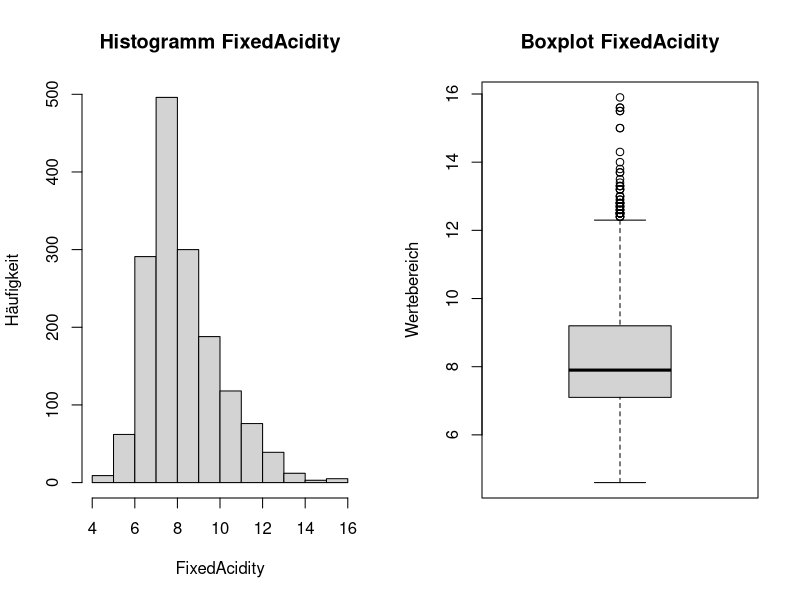
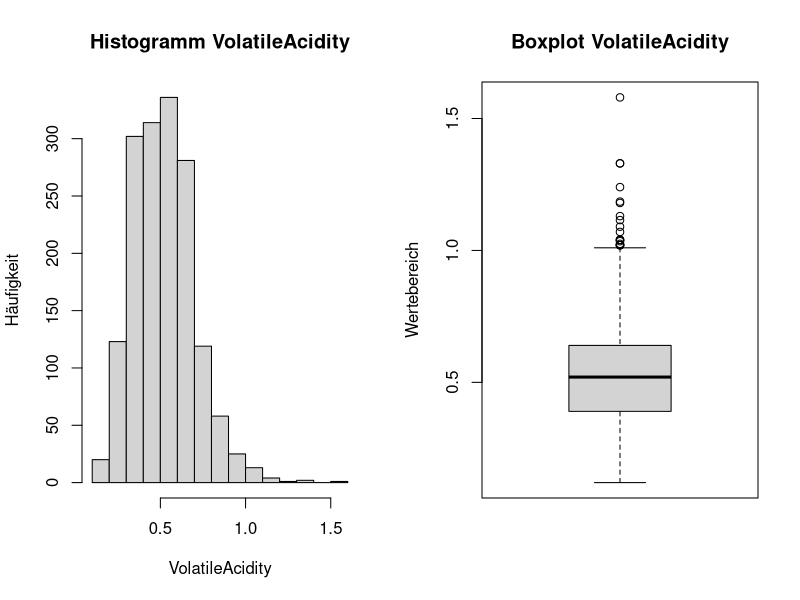
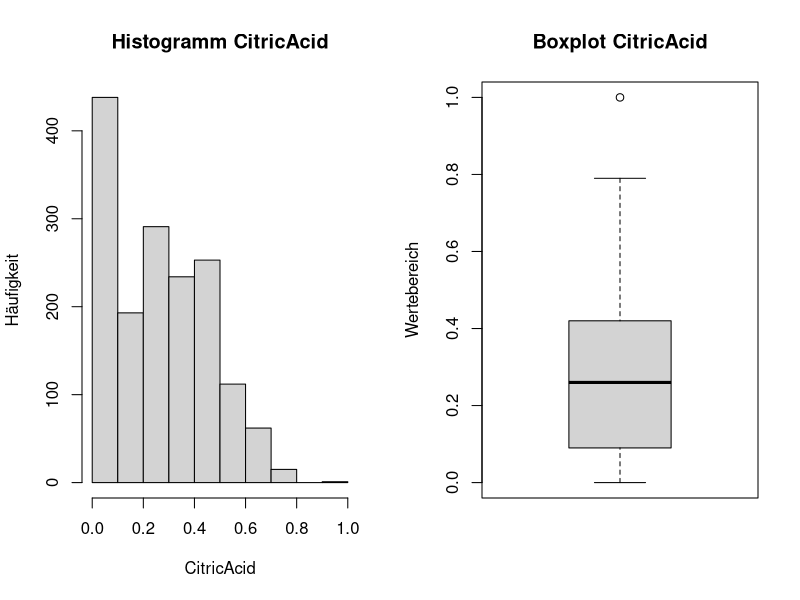
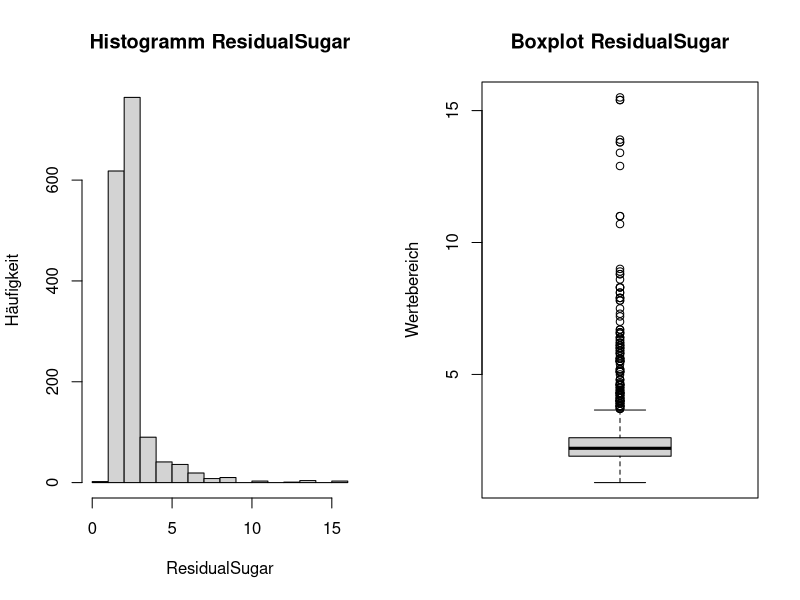
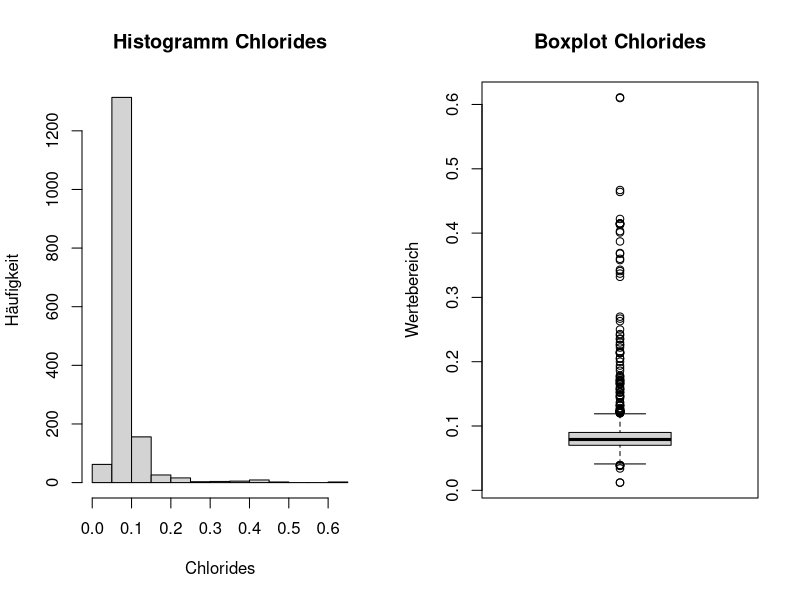
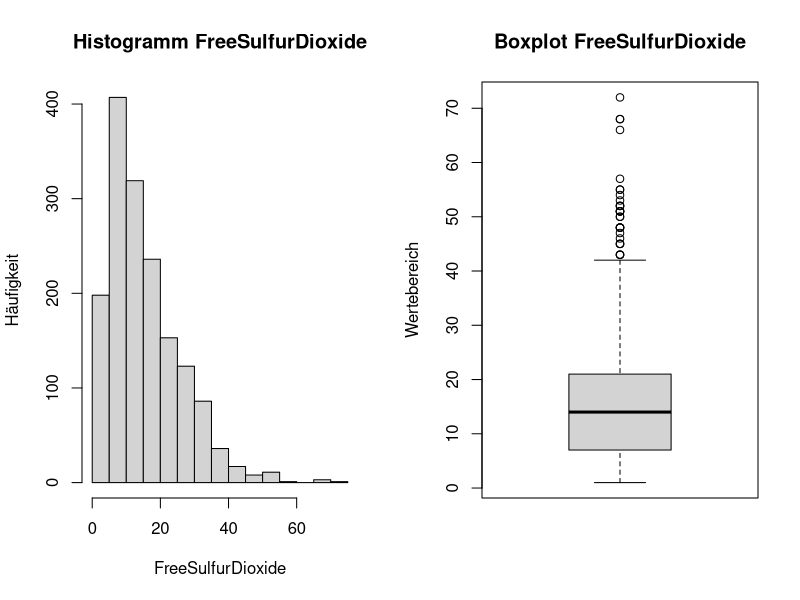
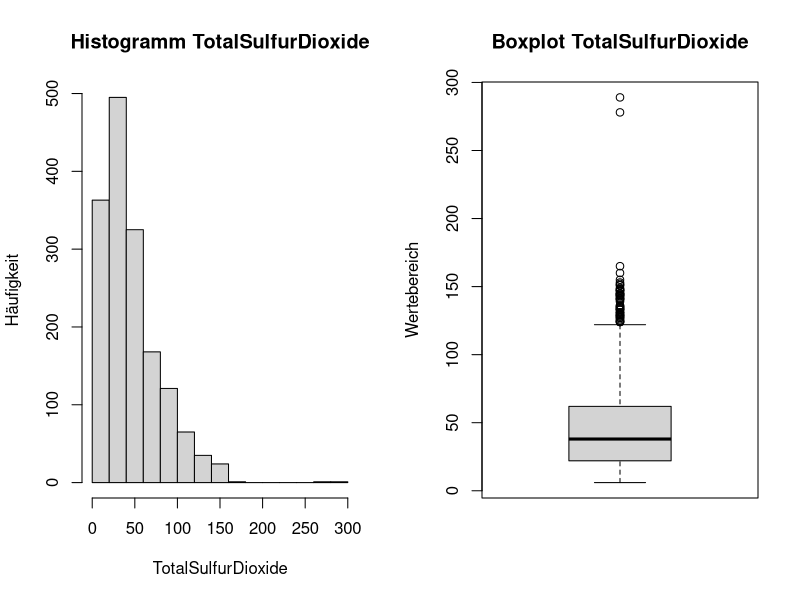
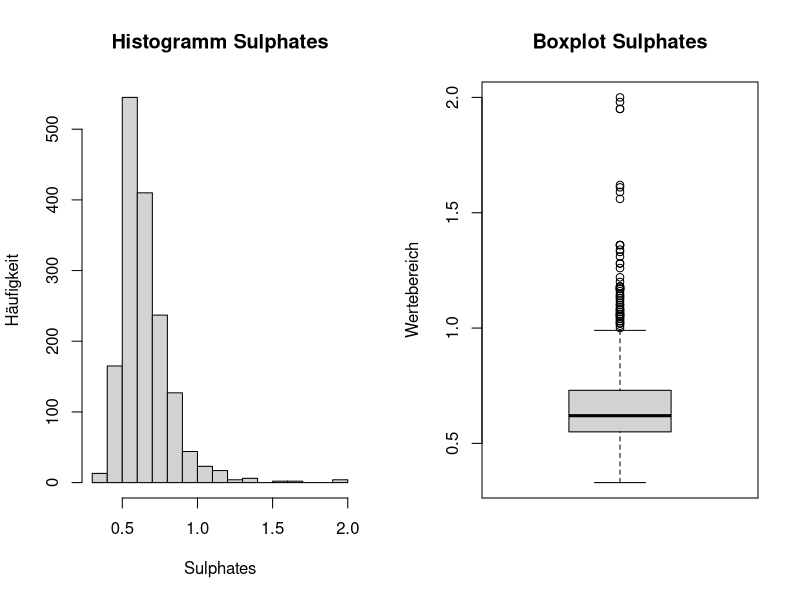

Write the R code that produced these figures, in order.
################################################################################
## Café Analytica
## Thema: Vorhersage versus Interpretation
## Status: Studie "Daten verstehen / Daten vorbereiten"
## 
##
## Günter Faes, https://www.faes.de & https://www.faes.de/r-statistik/
## Version 0.2, 20.07.2021
## R-Version: 4.1.0
## RStudio-Version: 1.4.1717
##
################################################################################

## Benötigte Pakete laden:
library(doBy)    # summaryBy
library(psych)   # Faktorenanalyse: KMO

## Daten laden:
Daten <- read.csv2("Rotweindaten.csv")
str(Daten)
View(Daten)

## -------------- Deskriptive Statistik --------------

## Verteilungsübersicht für alle Merkmale:

# FixedAcidity:
summary(Daten$FixedAcidity)
par(mfrow = c(1,2))
hist(Daten$FixedAcidity, main = "Histogramm FixedAcidity",
     xlab = "FixedAcidity", ylab = "Häufigkeit")
boxplot(Daten$FixedAcidity, main = "Boxplot FixedAcidity",
        ylab = "Wertebereich")
par(mfrow = c(1,1))

# VolatileAcidity:
summary(Daten$VolatileAcidity)
par(mfrow = c(1,2))
hist(Daten$VolatileAcidity, main = "Histogramm VolatileAcidity",
     xlab = "VolatileAcidity", ylab = "Häufigkeit")
boxplot(Daten$VolatileAcidity, main = "Boxplot VolatileAcidity",
        ylab = "Wertebereich")
par(mfrow = c(1,1))

# CitricAcid:
###########
summary(Daten$CitricAcid)
par(mfrow = c(1,2))
hist(Daten$CitricAcid, main = "Histogramm CitricAcid",
     xlab = "CitricAcid", ylab = "Häufigkeit")
boxplot(Daten$CitricAcid, main = "Boxplot CitricAcid",
        ylab = "Wertebereich")
par(mfrow = c(1,1))

# ResidualSugar:
summary(Daten$ResidualSugar)
par(mfrow = c(1,2))
hist(Daten$ResidualSugar, main = "Histogramm ResidualSugar",
     xlab = "ResidualSugar", ylab = "Häufigkeit")
boxplot(Daten$ResidualSugar, main = "Boxplot ResidualSugar",
        ylab = "Wertebereich")
par(mfrow = c(1,1))

# Chlorides:
summary(Daten$Chlorides)
par(mfrow = c(1,2))
hist(Daten$Chlorides, main = "Histogramm Chlorides",
     xlab = "Chlorides", ylab = "Häufigkeit")
boxplot(Daten$Chlorides, main = "Boxplot Chlorides",
        ylab = "Wertebereich")
par(mfrow = c(1,1))

# FreeSulfurDioxide:
summary(Daten$FreeSulfurDioxide)
par(mfrow = c(1,2))
hist(Daten$FreeSulfurDioxide, main = "Histogramm FreeSulfurDioxide",
     xlab = "FreeSulfurDioxide", ylab = "Häufigkeit")
boxplot(Daten$FreeSulfurDioxide, main = "Boxplot FreeSulfurDioxide",
        ylab = "Wertebereich")
par(mfrow = c(1,1))

# TotalSulfurDioxide:
summary(Daten$TotalSulfurDioxide)
par(mfrow = c(1,2))
hist(Daten$TotalSulfurDioxide, main = "Histogramm TotalSulfurDioxide",
     xlab = "TotalSulfurDioxide", ylab = "Häufigkeit")
boxplot(Daten$TotalSulfurDioxide, main = "Boxplot TotalSulfurDioxide",
        ylab = "Wertebereich")
par(mfrow = c(1,1))

# Sulphates:
summary(Daten$Sulphates)
par(mfrow = c(1,2))
hist(Daten$Sulphates, main = "Histogramm Sulphates",
     xlab = "Sulphates", ylab = "Häufigkeit")
boxplot(Daten$Sulphates, main = "Boxplot Sulphates",
        ylab = "Wertebereich")
par(mfrow = c(1,1))

# Density:
summary(Daten$Density)
par(mfrow = c(1,2))
hist(Daten$Density, main = "Histogramm Density",
     xlab = "Density", ylab = "Häufigkeit")
boxplot(Daten$Density, main = "Boxplot Density",
        ylab = "Wertebereich")
par(mfrow = c(1,1))

# pH:
summary(Daten$pH)
par(mfrow = c(1,2))
hist(Daten$pH, main = "Histogramm pH",
     xlab = "pH", ylab = "Häufigkeit")
boxplot(Daten$pH, main = "Boxplot pH",
        ylab = "Wertebereich")
par(mfrow = c(1,1))

# Alcohol:
summary(Daten$Alcohol)
par(mfrow = c(1,2))
hist(Daten$Alcohol, main = "Histogramm Alcohol",
     xlab = "Alcohol", ylab = "Häufigkeit")
boxplot(Daten$Alcohol, main = "Boxplot Alcohol",
        ylab = "Wertebereich")
par(mfrow = c(1,1))

# Quality:
table(Daten$Quality)
barplot(table(Daten$Quality), main = "Übersicht der Qualitäts-Beurteilungen",
     xlab = "Noten (0 = schlecht, 10 = sehr gut)", ylab = "Häufigkeit")

## Merkmalsübersicht auf Basis der Qualitätsnote:

# FixedAcidity:
S_FA <- summaryBy(FixedAcidity ~ Quality, data = Daten, FUN = c(mean, median, sd, length)); S_FA
barplot(S_FA$FixedAcidity.mean ~ S_FA$Quality,
        main ="Übersicht Mittelwert\n FixedAcidity und Qualitätsnote",
        xlab = "Noten (0 = schlecht, 10 = sehr gut)",
        ylab = "Mittelwerte")

# VolatileAcidity:
S_VA <- summaryBy(VolatileAcidity ~ Quality, data = Daten, FUN = c(mean, median, sd, length)); S_VA
barplot(S_VA$VolatileAcidity.mean ~ S_VA$Quality,
        main ="Übersicht Mittelwert\n VolatileAcidity und Qualitätsnote",
        xlab = "Noten (0 = schlecht, 10 = sehr gut)",
        ylab = "Mittelwerte")

# CitricAcid:
S_CA <- summaryBy(CitricAcid ~ Quality, data = Daten, FUN = c(mean, median, sd, length)); S_CA
barplot(S_CA$CitricAcid.mean ~ S_CA$Quality,
        main ="Übersicht Mittelwert\n CitricAcid und Qualitätsnote",
        xlab = "Noten (0 = schlecht, 10 = sehr gut)",
        ylab = "Mittelwerte")

# ResidualSugar:
S_RS <- summaryBy(ResidualSugar ~ Quality, data = Daten, FUN = c(mean, median, sd, length)); S_RS
barplot(S_RS$ResidualSugar.mean ~S_RS$Quality,
        main ="Übersicht Mittelwert\n ResidualSugar und Qualitätsnote",
        xlab = "Noten (0 = schlecht, 10 = sehr gut)",
        ylab = "Mittelwerte")

# Chlorides:
S_Cl <- summaryBy(Chlorides ~ Quality, data = Daten, FUN = c(mean, median, sd, length)); S_Cl
barplot(S_Cl$Chlorides.mean ~S_Cl$Quality,
        main ="Übersicht Mittelwert\n Chlorides und Qualitätsnote",
        xlab = "Noten (0 = schlecht, 10 = sehr gut)",
        ylab = "Mittelwerte")

## Schwefeldioxide und Sulfate werden gemeinsam grafisch dargestellt:
# FreeSulfurDioxide:
S_FSD <- summaryBy(FreeSulfurDioxide ~ Quality, data = Daten, FUN = c(mean, median, sd, length)); S_FSD
# TotalSulfurDioxide:
S_TSD <- summaryBy(TotalSulfurDioxide ~ Quality, data = Daten, FUN = c(mean, median, sd, length)); S_TSD
# Sulphates:
S_Sul <- summaryBy(Sulphates ~ Quality, data = Daten, FUN = c(mean, median, sd, length)); S_Sul

par(mfrow = c(1,3))
barplot(S_FSD$FreeSulfurDioxide.mean ~S_FSD$Quality,
        main ="Übersicht Mittelwert\n FreeSulfurDioxide und Qualitätsnote",
        xlab = "Noten (0 = schlecht, 10 = sehr gut)",
        ylab = "Mittelwerte")

barplot(S_TSD$TotalSulfurDioxide.mean ~S_TSD$Quality,
        main ="Übersicht Mittelwert\n TotalSulfurDioxide und Qualitätsnote",
        xlab = "Noten (0 = schlecht, 10 = sehr gut)",
        ylab = "Mittelwerte")

barplot(S_Sul$Sulphates.mean ~S_Sul$Quality,
        main ="Übersicht Mittelwert\n Sulphates und Qualitätsnote",
        xlab = "Noten (0 = schlecht, 10 = sehr gut)",
        ylab = "Mittelwerte")
par(mfrow = c(1,1))
## ------------- Ende SO4 / SO2 ------------

# Density:
S_Den <- summaryBy(Density ~ Quality, data = Daten, FUN = c(mean, median, sd, length)); S_Den
barplot(S_Den$Density.mean ~S_Den$Quality,
        main ="Übersicht Mittelwert\n Density und Qualitätsnote",
        xlab = "Noten (0 = schlecht, 10 = sehr gut)",
        ylab = "Mittelwerte",
        ylim = c(0, 1.1))

# pH:
S_pH <- summaryBy(pH ~ Quality, data = Daten, FUN = c(mean, median, sd, length)); S_pH
barplot(S_pH$pH.mean ~S_pH$Quality,
        main ="Übersicht Mittelwert\n pH und Qualitätsnote",
        xlab = "Noten (0 = schlecht, 10 = sehr gut)",
        ylab = "Mittelwerte",
        ylim = c(0, 3.5))

# Alcohol:
S_Alco <- summaryBy(Alcohol ~ Quality, data = Daten, FUN = c(mean, median, sd, length)); S_Alco
barplot(S_Alco$Alcohol.mean ~S_Alco$Quality,
        main ="Übersicht Mittelwert\n Alcohol und Qualitätsnote",
        xlab = "Noten (0 = schlecht, 10 = sehr gut)",
        ylab = "Mittelwerte")

## -------------------- Ende Deskriptive Statistik ---------------------

## ------------------- Explorative Statistik ---------------------------

## Korrelieren die unabhängigen Beobachtungen unertereinander?
## Gibt es Merkmale, die nur ein geringes "Loading" zeigen?
## Das soll durch die Faktorenanalyse geprüft werden.

# Sub-Datensatz ohne die Qualitätsnote:
Daten_FA <- Daten[,1:11]

# KMO-Kriterium:
KMO(Daten_FA)$MSA

# Scree-Plot:
scree(Daten_FA)

# Faktorenanalyse:
FA_Modell <- factanal(Daten_FA, factors = 4, rotation = "varimax", scores = "Bartlett")
FA_Modell


        


        
